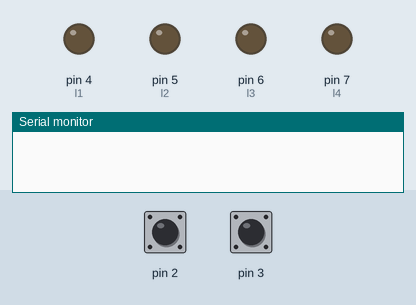
Simulated run of this sketch. Board: Arduino Uno, built with avr-gcc and run on an emulated ATmega328P. On the bench: output pins drawn as LEDs (lit = HIGH), the last lines printed to the serial monitor. The test bench sets the inputs (shaded band); at power-on: pin 2 HIGH, pin 3 HIGH.

Above: at 1.2 s.
1.3 s: pin 2 driven LOW
At 2.3 s:
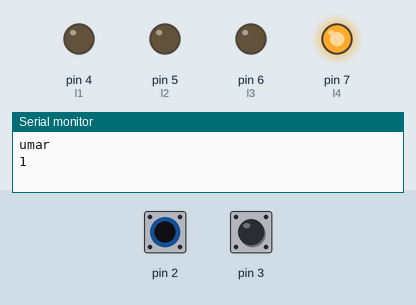
2.8 s: pin 3 driven LOW
At 3.4 s:
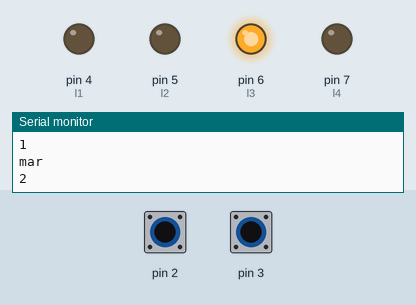
4.3 s: pin 2 pulsed HIGH 5 times (0.12 s each, 0.3 s apart)
At 6.4 s:
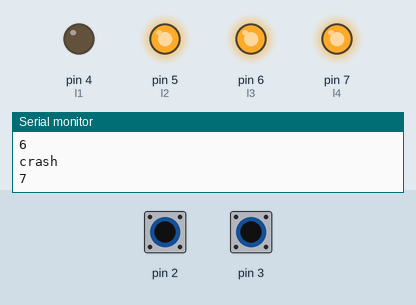
7.3 s: pin 3 pulsed HIGH 2 times (0.12 s each, 0.3 s apart)
At 9.1 s:
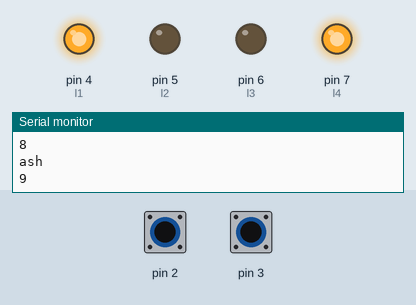
Timing chart, 0 to 10.4 s (numbered marks = the images above; inputs shaded):
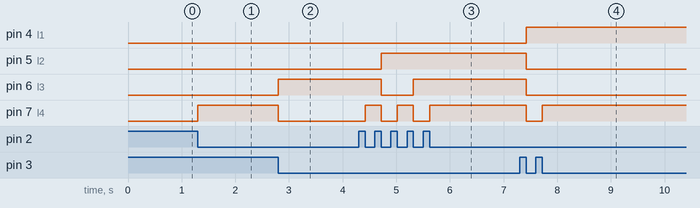

Measured:
- after the input at 1.3 s, pin 7 (l4): LOW → HIGH at once
- after the input at 2.8 s, pin 6 (l3): LOW → HIGH at once; pin 7 (l4): HIGH → LOW at once
- after the input at 4.3 s, pin 5 (l2): LOW → HIGH after 0.42 s; pin 6 (l3): HIGH → LOW after 0.42 s, → HIGH 0.60 s later; pin 7 (l4): alternates HIGH for 0.30 s and LOW for 0.30 s, 5 changes in all, then stays HIGH, starting after 0.12 s
- after the input at 7.3 s, pin 4 (l1): LOW → HIGH after 0.12 s; pin 5 (l2), pin 6 (l3): HIGH → LOW after 0.12 s; pin 7 (l4): HIGH → LOW after 0.12 s, → HIGH 0.30 s later

The sketch:

ContadorBinarioAntirebote.ino
```cpp
volatile int contador = 0;
int l1 = 4;
int l2 = 5;
int l3 = 6;
int l4 = 7;

int n = contador ;
long T0 = 0;
void setup()
   {   Serial.begin(9600);
       attachInterrupt( 0 , sumar, FALLING);
       attachInterrupt( 1 , sumar, FALLING);
       pinMode(l1, OUTPUT);
       pinMode(l2, OUTPUT);
       pinMode(l3, OUTPUT);
       pinMode(l4, OUTPUT);
       digitalWrite(l1, LOW);
       digitalWrite(l2, LOW);
       digitalWrite(l3, LOW);
       digitalWrite(l4, LOW);
   }
void loop()
   {
      if (n != contador)
          {
                Serial.println(contador);
                digitalWrite( l4, digitalRead( l4 ) ^ 1 );
                if(contador %2 == 0){
                  digitalWrite( l3, digitalRead( l3 ) ^ 1 );

                }
                if(contador % 4 == 0){
                  digitalWrite( l2, digitalRead( l2 ) ^ 1 );
                }

                if(contador %8 == 0){
                  digitalWrite( l1, digitalRead( l1 ) ^ 1 );
                }
                n = contador ;
          }
   }

void sumar()
   {
        contador = (contador +1 )%16;
        Serial.println("sumar " + contador);
   }

   void restar()
   {

        if(millis()>T0 +250){
          contador = (contador - 1);
          if(contador < 0 ){
              contador = 15;
            }

          T0 = millis();
        }


   }
```
